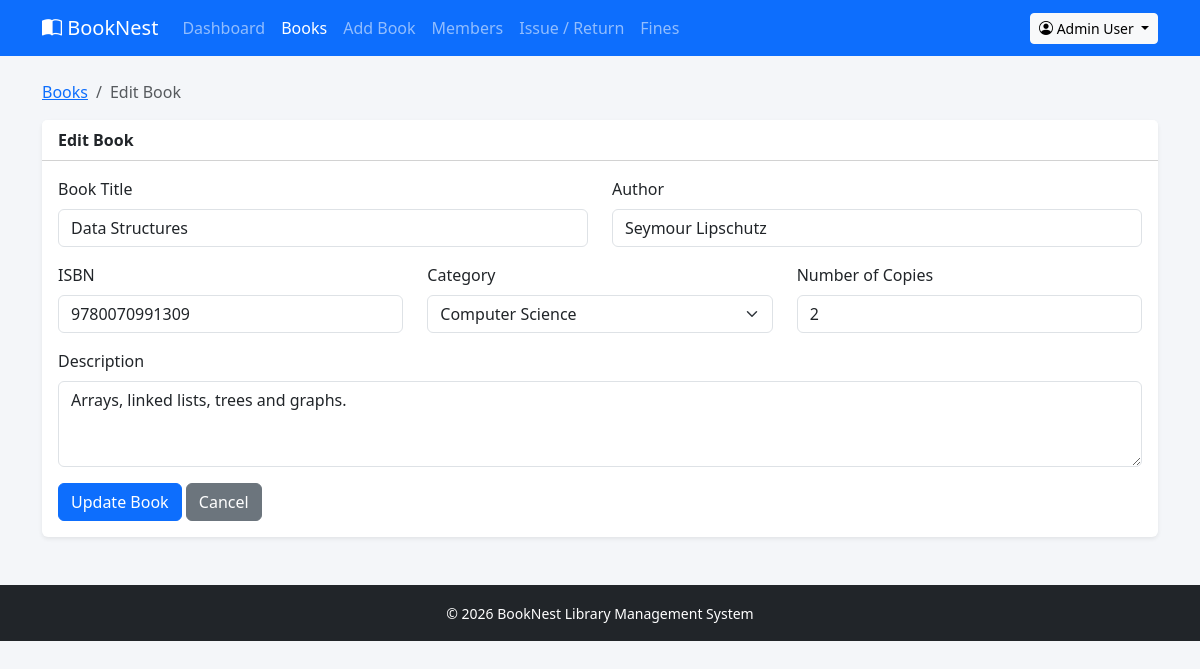
The app's page /edit-book.php?id=2 (signed in) with its own data.
### tables this page shows
CREATE TABLE books (
  id INT AUTO_INCREMENT PRIMARY KEY,
  title VARCHAR(150) NOT NULL,
  author VARCHAR(100) NOT NULL,
  isbn VARCHAR(20),
  category VARCHAR(50) NOT NULL,
  total_copies INT NOT NULL DEFAULT 1,
  available_copies INT NOT NULL DEFAULT 1,
  description TEXT,
  created_at TIMESTAMP DEFAULT CURRENT_TIMESTAMP
);

### includes/auth.php (called while the page is built, shortened)
<?php
function e($text) {
    return htmlspecialchars($text, ENT_QUOTES, 'UTF-8');
}

### edit-book.php (the view, shortened to what this page needs)
<?php
require_once "includes/auth.php";
$id = (int) ($_GET['id'] ?? $_POST['id'] ?? 0);
$stmt = $conn->prepare("SELECT * FROM books WHERE id = ?");
$stmt->bind_param("i", $id);
$stmt->execute();
$book = $stmt->get_result()->fetch_assoc();
include "includes/header.php";
?>
  <div class="container mt-4">
    <nav aria-label="breadcrumb">
      <ol class="breadcrumb">
        <li class="breadcrumb-item"><a href="books.php">Books</a></li>
        <li class="breadcrumb-item active">Edit Book</li>
      </ol>
    </nav>
    <div class="card shadow-sm">
      <div class="card-header bg-white"><strong>Edit Book</strong></div>
      <div class="card-body">
        <form method="POST" action="edit-book.php">
          <div class="row">
            <div class="col-md-6 mb-3">
              <label class="form-label">Book Title</label>
              <input type="text" name="title" class="form-control" value="<?php echo e($book['title']); ?>">
            </div>
            <div class="col-md-6 mb-3">
              <label class="form-label">Author</label>
              <input type="text" name="author" class="form-control" value="<?php echo e($book['author']); ?>">
            </div>
            <div class="col-md-4 mb-3">
              <label class="form-label">ISBN</label>
              <input type="text" name="isbn" class="form-control" value="<?php echo e($book['isbn']); ?>">
            </div>
            <div class="col-md-4 mb-3">
              <label class="form-label">Category</label>
              <select name="category" class="form-select">
                <?php foreach (["Computer Science", "Mathematics", "Web", "Novels"] as $cat) { ?>
                  <option <?php if ($book['category'] == $cat) { echo "selected"; } ?>><?php echo $cat; ?></option>
                <?php } ?>
              </select>
            </div>
            <div class="col-md-4 mb-3">
              <label class="form-label">Number of Copies</label>
              <input type="number" name="copies" class="form-control" min="1" value="<?php echo e($book['total_copies']); ?>">
            </div>
            <div class="col-12 mb-3">
              <label class="form-label">Description</label>
              <textarea name="description" class="form-control" rows="3"><?php echo e($book['description']); ?></textarea>
            </div>
          </div>
          <button type="submit" class="btn btn-primary">Update Book</button>
          <a href="books.php" class="btn btn-secondary">Cancel</a>
        </form>
      </div>
    </div>
  </div>
<?php include "includes/footer.php"; ?>

### css/style.css (style rules this page uses)
body { background-color: #f4f6f9; min-height: 100vh; }
.card { border: none; }

### records on screen
books: title "Data Structures", author "Seymour Lipschutz", isbn "9780070991309", category "Computer Science", copies "2", description "Arrays, linked lists, trees and graphs."

### other values on screen
$label "Dashboard Books Add Book Members Issue / Return Fines"
$_SESSION['user_name'] "Admin User"
